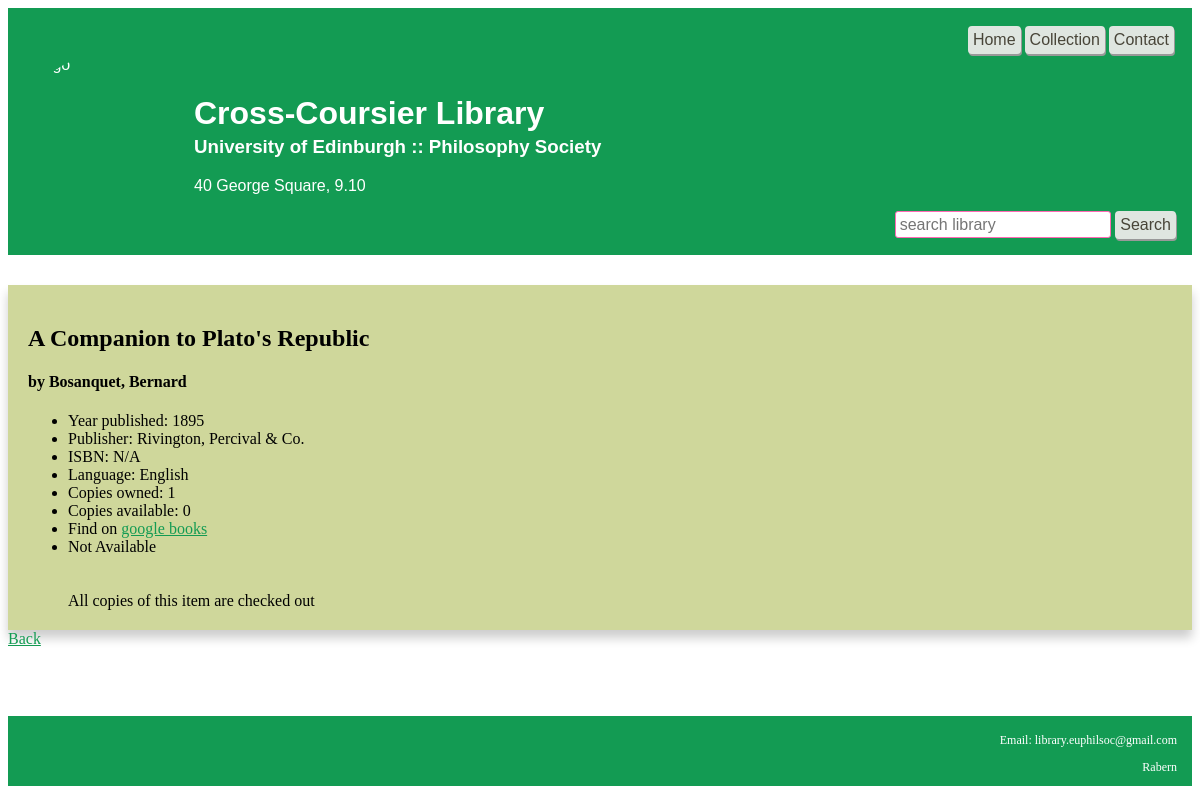
The app's page /library/details/291/ with its own data.
### libraryapp/models.py (models this page shows, shortened)
class Book(models.Model):
    call_number = models.CharField(max_length =50)
    author = models.CharField(max_length =100)
    title = models.CharField(max_length =100)
    year = models.CharField(max_length =50)
    publisher = models.CharField(max_length =100)
    isbn = models.CharField(max_length =100)
    inventory = models.SmallIntegerField()
    available = models.SmallIntegerField()
    language = models.CharField(max_length =100)
    notes = models.TextField(null=True)

### libraryapp/views.py (the view)
# urls.py: path('details/<int:id>/', book_detail, name ="details"),
def book_detail(request,id):
    book = get_object_or_404(Book,id=id)
    context ={
        "book": book
    }
    return render(request, "library/detail.html", context)

### libraryapp/templates/library/detail.html (shortened to what this page needs)
{% extends 'base.html'%}
{% block content %}
 <div>
<div class="card">
  <div class="container">
    <h2><b>{{ book.title}}</b></h2>
    <h4> by {{ book.author }}</h4>
  <ul>
    <li>Year published: {{ book.year}} </li>
    <li>Publisher: {{ book.publisher}} </li>
    <li>ISBN: {{ book.isbn}}</li>
    <li>Language: {{ book.language}} </li>
    <li>Copies owned: {{ book.inventory}} </li>
    <li>Copies available: {{ book.available}} </li>
    <li>Find on <a style href="https://www.google.com/search?tbm=bks&q={{book.title}}">google books </a> </li>
    <li>{{ book.available|yesno:"Available,Not Available"}}</li>
  </ul>
</div>
{%if book.available %}
<div id="check"><button  onclick="location.href = '{% url 'checkout' book.id %}'">Check Out</button></div>
{%else%}
<div id="check">All copies of this item are checked out</div>
{%endif%}
</div>
<div> <a href="{% url 'list' %}"> Back </a></div>
<br>
{% endblock content %}

### libraryapp/static/css/books.css (style rules this page uses)
a { color: #139b53; }
li a { padding: 0em; }
.card { background-color: #cfd79b; box-shadow: 0 8px 10px 0 rgba(0,0,0,0.2); }
.container { padding: 20px; }
#check { margin-left:60px; padding-bottom: 20px; }

### records on screen
Book: title "A Companion to Plato's Republic", author "Bosanquet, Bernard", year "1895", publisher "Rivington, Percival & Co.", isbn "N/A", language "English", inventory "1", available "0", available "Not Available"
